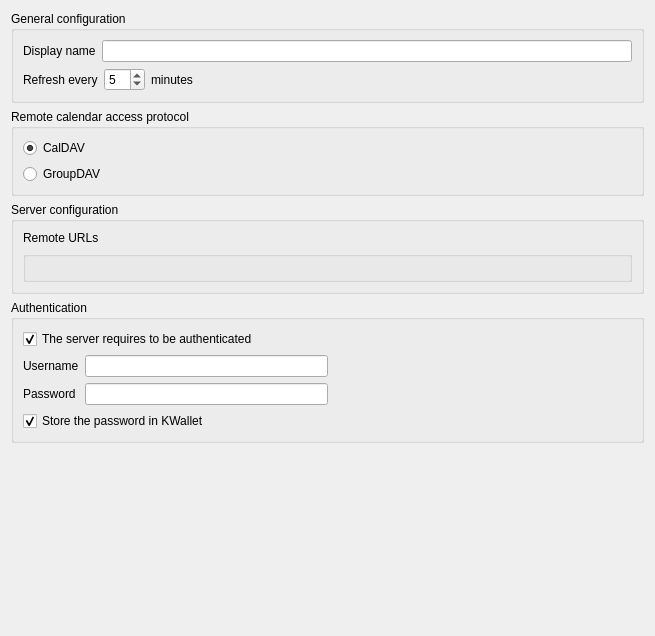
<?xml version="1.0" encoding="UTF-8"?>
<ui version="4.0">
 <class>ConfigDialog</class>
 <widget class="QWidget" name="ConfigDialog">
  <property name="geometry">
   <rect>
    <x>0</x>
    <y>0</y>
    <width>655</width>
    <height>636</height>
   </rect>
  </property>
  <layout class="QVBoxLayout" name="verticalLayout_6">
   <item>
    <widget class="QGroupBox" name="groupBox_3">
     <property name="title">
      <string>General configuration</string>
     </property>
     <layout class="QVBoxLayout" name="verticalLayout_4">
      <item>
       <layout class="QHBoxLayout" name="horizontalLayout">
        <item>
         <widget class="QLabel" name="label_6">
          <property name="locale">
           <locale language="English" country="UnitedStates"/>
          </property>
          <property name="text">
           <string>Display name</string>
          </property>
         </widget>
        </item>
        <item>
         <widget class="QLineEdit" name="kcfg_displayName">
          <property name="locale">
           <locale language="English" country="UnitedStates"/>
          </property>
         </widget>
        </item>
       </layout>
      </item>
      <item>
       <layout class="QHBoxLayout" name="horizontalLayout_2">
        <item>
         <widget class="QLabel" name="label_2">
          <property name="locale">
           <locale language="English" country="UnitedStates"/>
          </property>
          <property name="text">
           <string>Refresh every</string>
          </property>
         </widget>
        </item>
        <item>
         <widget class="QSpinBox" name="kcfg_refreshInterval">
          <property name="locale">
           <locale language="English" country="UnitedStates"/>
          </property>
          <property name="value">
           <number>5</number>
          </property>
         </widget>
        </item>
        <item>
         <widget class="QLabel" name="label_3">
          <property name="locale">
           <locale language="English" country="UnitedStates"/>
          </property>
          <property name="text">
           <string>minutes</string>
          </property>
         </widget>
        </item>
        <item>
         <spacer name="horizontalSpacer">
          <property name="orientation">
           <enum>Qt::Horizontal</enum>
          </property>
          <property name="sizeHint" stdset="0">
           <size>
            <width>40</width>
            <height>20</height>
           </size>
          </property>
         </spacer>
        </item>
       </layout>
      </item>
     </layout>
    </widget>
   </item>
   <item>
    <widget class="KButtonGroup" name="kcfg_remoteProtocol">
     <property name="locale">
      <locale language="English" country="UnitedStates"/>
     </property>
     <property name="title">
      <string>Remote calendar access protocol</string>
     </property>
     <layout class="QVBoxLayout" name="verticalLayout">
      <item>
       <widget class="QRadioButton" name="caldav">
        <property name="text">
         <string>CalDAV</string>
        </property>
        <property name="checked">
         <bool>true</bool>
        </property>
       </widget>
      </item>
      <item>
       <widget class="QRadioButton" name="groupdav">
        <property name="text">
         <string>GroupDAV</string>
        </property>
       </widget>
      </item>
     </layout>
    </widget>
   </item>
   <item>
    <widget class="QGroupBox" name="groupBox">
     <property name="locale">
      <locale language="English" country="UnitedStates"/>
     </property>
     <property name="title">
      <string>Server configuration</string>
     </property>
     <layout class="QVBoxLayout" name="verticalLayout_5">
      <item>
       <layout class="QVBoxLayout" name="verticalLayout_2">
        <item>
         <widget class="QLabel" name="label">
          <property name="locale">
           <locale language="English" country="UnitedStates"/>
          </property>
          <property name="text">
           <string>Remote URLs</string>
          </property>
         </widget>
        </item>
        <item>
         <widget class="KEditListBox" name="kcfg_remoteUrls"/>
        </item>
       </layout>
      </item>
     </layout>
    </widget>
   </item>
   <item>
    <widget class="QGroupBox" name="groupBox_2">
     <property name="locale">
      <locale language="English" country="UnitedStates"/>
     </property>
     <property name="title">
      <string>Authentication</string>
     </property>
     <layout class="QVBoxLayout" name="verticalLayout_3">
      <item>
       <widget class="QCheckBox" name="kcfg_authenticationRequired">
        <property name="locale">
         <locale language="English" country="UnitedStates"/>
        </property>
        <property name="text">
         <string>The server requires to be authenticated</string>
        </property>
        <property name="checked">
         <bool>true</bool>
        </property>
       </widget>
      </item>
      <item>
       <layout class="QHBoxLayout" name="horizontalLayout_3">
        <item>
         <layout class="QGridLayout" name="gridLayout">
          <item row="1" column="0">
           <widget class="QLabel" name="label_5">
            <property name="locale">
             <locale language="English" country="UnitedStates"/>
            </property>
            <property name="text">
             <string>Password</string>
            </property>
           </widget>
          </item>
          <item row="0" column="1">
           <widget class="QLineEdit" name="kcfg_username">
            <property name="locale">
             <locale language="English" country="UnitedStates"/>
            </property>
           </widget>
          </item>
          <item row="0" column="0">
           <widget class="QLabel" name="label_4">
            <property name="locale">
             <locale language="English" country="UnitedStates"/>
            </property>
            <property name="text">
             <string>Username</string>
            </property>
           </widget>
          </item>
          <item row="1" column="1">
           <widget class="QLineEdit" name="password">
            <property name="locale">
             <locale language="English" country="UnitedStates"/>
            </property>
            <property name="echoMode">
             <enum>QLineEdit::Password</enum>
            </property>
           </widget>
          </item>
         </layout>
        </item>
        <item>
         <spacer name="horizontalSpacer_2">
          <property name="orientation">
           <enum>Qt::Horizontal</enum>
          </property>
          <property name="sizeHint" stdset="0">
           <size>
            <width>40</width>
            <height>20</height>
           </size>
          </property>
         </spacer>
        </item>
       </layout>
      </item>
      <item>
       <widget class="QCheckBox" name="kcfg_useKWallet">
        <property name="text">
         <string>Store the password in KWallet</string>
        </property>
        <property name="checked">
         <bool>true</bool>
        </property>
       </widget>
      </item>
     </layout>
    </widget>
   </item>
   <item>
    <spacer name="verticalSpacer">
     <property name="orientation">
      <enum>Qt::Vertical</enum>
     </property>
     <property name="sizeHint" stdset="0">
      <size>
       <width>20</width>
       <height>87</height>
      </size>
     </property>
    </spacer>
   </item>
  </layout>
 </widget>
 <customwidgets>
  <customwidget>
   <class>KButtonGroup</class>
   <extends>QGroupBox</extends>
   <header>kbuttongroup.h</header>
   <container>1</container>
  </customwidget>
  <customwidget>
   <class>KEditListBox</class>
   <extends>QGroupBox</extends>
   <header>keditlistbox.h</header>
  </customwidget>
 </customwidgets>
 <resources/>
 <connections>
  <connection>
   <sender>kcfg_authenticationRequired</sender>
   <signal>clicked(bool)</signal>
   <receiver>kcfg_username</receiver>
   <slot>setEnabled(bool)</slot>
   <hints>
    <hint type="sourcelabel">
     <x>37</x>
     <y>434</y>
    </hint>
    <hint type="destinationlabel">
     <x>196</x>
     <y>466</y>
    </hint>
   </hints>
  </connection>
  <connection>
   <sender>kcfg_authenticationRequired</sender>
   <signal>clicked(bool)</signal>
   <receiver>password</receiver>
   <slot>setEnabled(bool)</slot>
   <hints>
    <hint type="sourcelabel">
     <x>79</x>
     <y>434</y>
    </hint>
    <hint type="destinationlabel">
     <x>176</x>
     <y>496</y>
    </hint>
   </hints>
  </connection>
  <connection>
   <sender>kcfg_authenticationRequired</sender>
   <signal>clicked(bool)</signal>
   <receiver>kcfg_useKWallet</receiver>
   <slot>setEnabled(bool)</slot>
   <hints>
    <hint type="sourcelabel">
     <x>151</x>
     <y>422</y>
    </hint>
    <hint type="destinationlabel">
     <x>26</x>
     <y>522</y>
    </hint>
   </hints>
  </connection>
 </connections>
</ui>
